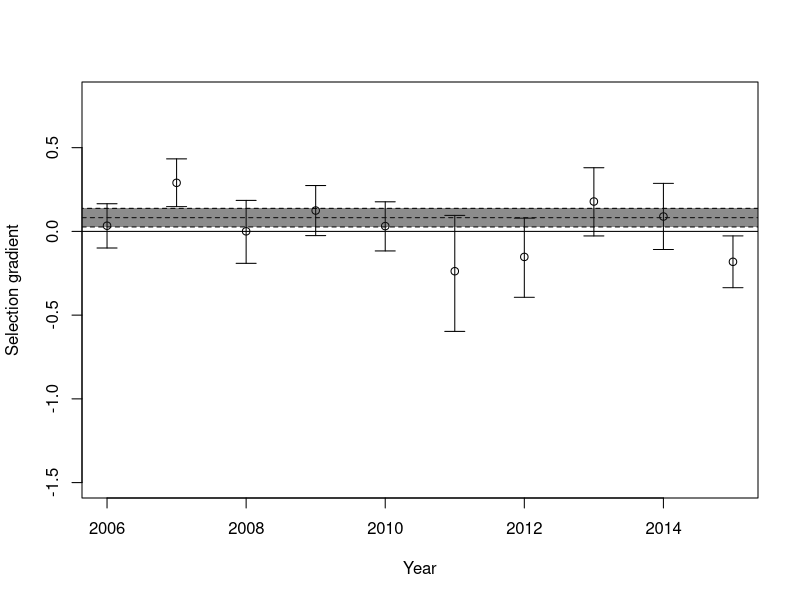
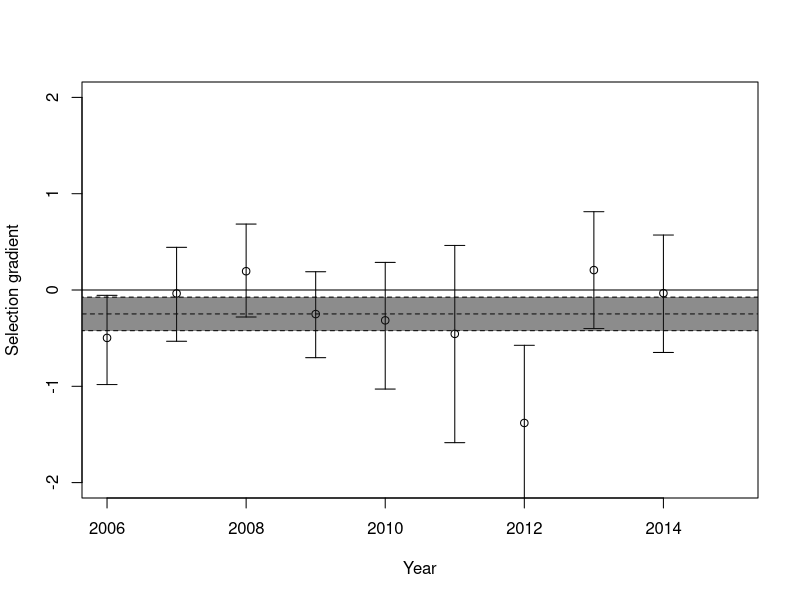

Here is the R script that generated these plots, in order: (Note: a time limit stopped this script after it produced the figures.)
library(MASS)
# YearPheno <- read.table(file = "YearPheno.txt", header=T)
# 
# SelByYear <- vector(length = 2015-2006)
# SeSelByYear <- vector(length = 2015-2006)
# CISelByYear <- matrix(NA,nrow=2,ncol=2015-2005)
# for (t in 2006:2015)
# {
#   m0 <- glm(Fitness ~ 1 + StMass + Sex +Age , data=YearPheno[YearPheno$Year==t,], family=quasipoisson)
#   SelByYear[t-2005] <- coefficients(m0)[2]
#   sm0<-summary(m0)
#   SeSelByYear[t-2005] <- sm0$coefficients[2,2]
#   if(t<2015) {CISelByYear[,t-2005] <- as.numeric(confint(object = m0,parm = "StMass"))}else{
#     CISelByYear[,t-2005] <- c(SelByYear[t-2005]-1.96*SeSelByYear[t-2005],SelByYear[t-2005]+1.96*SeSelByYear[t-2005])
#   }
# }
# plot(SelByYear, x=2006:2015, ylim=c(-1.5,0.8), xlab="Year", ylab = "Selection gradient")
# abline(h=0)
# arrows(x0 = 2006:2015,x1 = 2006:2015,code = 3, y0 = CISelByYear[1,],
#        y1 = CISelByYear[2,], angle = 90,length = 0.1)
# m0all <- glm(Fitness ~ 1 + StMass + Sex +Age , data=YearPheno, family=quasipoisson)
# abline(h=coefficients(m0all)[2], lty=2)
# sm0all <- summary(m0all)
# lowm0all <- coefficients(m0all)[2]+1.96*sm0all$coefficients[2,2]
# highm0all <- coefficients(m0all)[2]-1.96*sm0all$coefficients[2,2]
# polygon(x=c(2005,2016,2016,2005),y=c(lowm0all,lowm0all, highm0all, highm0all),
#         fillOddEven = TRUE, col=rgb(0.1,0.1,0.1,0.5), lty=2)
# 
# 
# 
# 
# summary(glm(Fitness ~ 1 + StMass + Sex +Age , data=YearPheno, family=poisson))
# 
# mmRRfitness <- glmer(Fitness ~ 1 + StMass + Sex + Age +(1+Mass|Year), data=YearPheno[!is.na(YearPheno$StMass),], family=poisson)
# mmRIfitness <- glmer(Fitness ~ 1 + StMass + Sex + Age +(1|Year), data=YearPheno[!is.na(YearPheno$StMass),], family=poisson)
# mmRnoCorfitness <- glmer(Fitness ~ 1 + StMass + Sex + Age +(1|Year) + (0+StMass|Year), data=YearPheno[!is.na(YearPheno$StMass),], family=poisson)
# 
# summary(mmRRfitness)
# summary(mmRnoCorfitness)
# logLik(mmRRfitness)
# logLik(mmRIfitness)
# anova(mmRIfitness,mmRRfitness)
# anova(mmRIfitness,mmRnoCorfitness)
# anova(mmRRfitness,mmRnoCorfitness)
# CImmRnoCorfitness <- confint(mmRnoCorfitness)
# 
# points(x=2006:2015,y=unlist(coefficients(mmRnoCorfitness)$Year["StMass"]))
# 
# 
# 
# prior0 <- list(G=list(G1= list(V=0.00001*diag(2), nu=2)), R=list(V=diag(1),nu=1))
# m0 <- MCMCglmm(fixed = Fitness ~ 1 + Sex + Age + StMass,
#                random = ~ us(1+StMass):Year, prior= prior0, family="poisson",
#                data=YearPheno[!is.na(YearPheno$StMass),], nitt = 110000, burnin = 10000, thin = 100)
# summary(m0)
# autocorr(m0$VCV)
# plot(m0)
# 
# 
# ##### Fitness components ####
# 
# SelByYearPhi <- vector(length = 2015-2005)
# SeSelByYearPhi <- vector(length = 2015-2005)
# CISelByYearPhi <- matrix(NA,nrow=2,ncol=2015-2005)
# 
# for (t in 2006:2014)
# {
#   m0 <- glm(Phi ~ 1 + StMass + Sex +Age , data=YearPheno[YearPheno$Year==t,], family=binomial)
#   SelByYearPhi[t-2005] <- coefficients(m0)[2]
#   CISelByYearPhi[,t-2005]<-as.numeric(confint(m0,parm="StMass"))
#   sm0<-summary(m0)
#   SeSelByYearPhi[t-2005] <- sm0$coefficients[2,2]
# }
# SelByYearPhi[10] <- NA
# SeSelByYearPhi[10] <- NA
# plot(SelByYearPhi, x=2006:2015, ylim=c(-2,2), xlab="Year", ylab = "Selection gradient")
# abline(h=0)
# arrows(x0 = 2006:2015,x1 = 2006:2015,code = 3, y0 = CISelByYearPhi[1,],
#        y1 = CISelByYearPhi[2,], angle = 90,length = 0.1)
# m0allphi <- glm(Phi ~ 1 + StMass + Sex +Age , data=YearPheno[YearPheno$Year<2015,], family=binomial)
# abline(h=coefficients(m0allphi)[2], lty=2)
# sm0allphi <- summary(m0allphi)
# lowm0allphi <- coefficients(m0allphi)[2]+1.96*sm0allphi$coefficients[2,2]
# highm0allphi <- coefficients(m0allphi)[2]-1.96*sm0allphi$coefficients[2,2]
# polygon(x=c(2005,2016,2016,2005),y=c(lowm0allphi,lowm0allphi, highm0allphi, highm0allphi),
#         fillOddEven = TRUE, col=rgb(0.1,0.1,0.1,0.5), lty=2 )
# 
# summary(glm(Phi ~ 1 + Mass + Sex , data=YearPheno[YearPheno$Age=="A" & YearPheno$Year<max(YearPheno$Year),], family=binomial))
# summary(glmer(Phi ~ 1 + as.factor(Year) + Mass + Sex +(0+Mass|Year), data=YearPheno[YearPheno$Age=="A"& YearPheno$Year<max(YearPheno$Year),], family=binomial))
# 
# mmRIphi <- glmer(Phi ~ 1 + StMass + Sex + Age +(1|Year)+(0+StMass|Year), data=YearPheno, family=binomial)
# mmRnoCorphi <- glmer(Phi ~ 1 + StMass + Sex + Age + (1|Year) + (0+StMass|Year), data=YearPheno, family=binomial)
# summary(mmRnoCorphi)
# CImmRnoCorphi <- confint(mmRnoCorphi)
# 
# ##### RHO ######
# 
# SelByYearRho <- vector(length = 2015-2005)
# SeSelByYearRho <- vector(length = 2015-2005)
# CISelByYearRho <- matrix(NA,nrow=2,ncol=2015-2005)
# for (t in 2006:2015)
# {
#   m0 <- glm(Rho ~ 1 + StMass + Sex , data=YearPheno[YearPheno$Year==t & YearPheno$Age=="A",], family=quasipoisson)
#   CISelByYearRho[,t-2005]<-as.numeric(confint(m0,parm="StMass"))
#   SelByYearRho[t-2005] <- coefficients(m0)[2]
#   sm0<-summary(m0)
#   SeSelByYearRho[t-2005] <- sm0$coefficients[2,2]
# }
# plot(SelByYearRho, x=2006:2015, ylim=c(-2,2), xlab="Year", ylab = "Selection gradient")
# abline(h=0)
# sd(SelByYearRho)
# arrows(x0 = 2006:2015,x1 = 2006:2015,code = 3, y0 = CISelByYearRho[1,],
#        y1 = CISelByYearRho[2,], angle = 90,length = 0.1)
# m0allRho <- glm(Rho ~ 1 + StMass + Sex , data=YearPheno[YearPheno$Age=="A",], family=quasipoisson)
# abline(h=coefficients(m0allRho)[2], lty=2)
# sm0allRho <- summary(m0allRho)
# lowm0allRho <- coefficients(m0allRho)[2]+1.96*sm0allRho$coefficients[2,2]
# highm0allRho <- coefficients(m0allRho)[2]-1.96*sm0allRho$coefficients[2,2]
# polygon(x=c(2005,2016,2016,2005),y=c(lowm0allRho,lowm0allRho, highm0allRho, highm0allRho),
#         fillOddEven = TRUE, col=rgb(0.1,0.1,0.1,0.5), lty=2)
# 
# summary(glm(Rho ~ 1 + StMass + Sex  , data=YearPheno[YearPheno$Age=="A",], family=poisson))
# mmRIrho <- glmer(Rho ~ 1  + StMass + Sex  +(1|Year), data=YearPheno[YearPheno$Age=="A",], family=poisson)
# mmRnoCorrho <- glmer(Rho ~ 1  + StMass + Sex  +(1|Year)+(0+StMass|Year), data=YearPheno[YearPheno$Age=="A",], family=poisson)
# 
# var(SelByYearRho)+var(SelByYearPhi)+2*cov(SelByYearRho,SelByYearPhi)
# var(SelByYear)
# var(SelByYearRho+SelByYearPhi)
# cor(SelByYearRho,SelByYearPhi)
# 
# CImmRnoCorrho <- confint(mmRnoCorrho)
# 
# ###########################################
# ##################  QG ####################
# 
# library(MCMCglmm)
# library(pedantics)
# ped <- read.table(file = "ped.txt", header=TRUE)
# 
# YearPheno$animal <- YearPheno$ID
# priorBLUPS0<-list(G=list(G1=list(V=0.1, nu=0.0001),G2=list(V=0.1, nu=0.0001),G3=list(V=0.1, nu=0.0001)),
#                   R=list(V=0.1, nu=0.0001))
# mcmcBLUPS0 <- MCMCglmm(Mass ~Sex+Age,
#                        random=~animal+Mother+Year,
#                        rcov=~units,
#                        prior=priorBLUPS0,
#                        pedigree=ped,data=YearPheno,verbose=TRUE,nitt=12000,burnin=2000,thin=10,pr=TRUE)
# summary(mcmcBLUPS0)
# 
# 
# BV<-mcmcBLUPS0$Sol[,grep(pattern = "animal*",x = colnames(mcmcBLUPS0$Sol))]
# animalID<-substr(x = colnames(BV),start = 8,stop=nchar(colnames(BV)))
# colnames(BV) <- animalID
# 
# pmBV<-data.frame(animalID,posterior.mode(BV))
# names(pmBV)<-c("ID","pBV")
# mpmBV<-merge(x = pmBV,y = YearPheno,by="ID",all.y=TRUE, all.x = FALSE)
# plot(mpmBV$Year,mpmBV$pBV)
# 
# BVextend <- BV[,mpmBV$ID]# duplicates posterior distribution for ind present in multiple years
# 
# lmBV<-as.mcmc(apply(BVextend,MARGIN = 1,function(x){coef(lm(x~1+mpmBV$Year))[2]}))
# 
# library(mgcv)
# 
# bvplotlist <- list()
# for (i in 1:nrow(BVextend))
# {
#   damdat<- data.frame(bv=BVextend[i,],t=mpmBV$Year)
#   gm0 <- gam(bv~1+s(t),data=damdat)
#   plotgm0 <- plot.gam(gm0,n = 20)
#   bvplotlist[[i]] <- cbind(plotgm0[[1]]$x,plotgm0[[1]]$fit)
# }
# plot(x=0,xlim=c(2006,2015),ylim=c(-2,2),type="n")
# trashidontwantyou<-lapply(bvplotlist, function(x){lines(x[,1],x[,2], col=rgb(0.1,0.1,0.1,alpha = 0.1))})
# 
# bvpairwise <- as.data.frame(matrix(NA, nrow= nrow(BVextend), ncol = 2015-2006))
# names(bvpairwise) <- 2007:2015
# for (i in 1:nrow(BVextend))
# {
#   damdat<- data.frame(bv=BVextend[i,],t=mpmBV$Year)
#   lm(bv~1+t,data=damdat[damdat$t==2006 | damdat$t==2007,])
#   mean(damdat$bv[damdat$t==2007])-mean(damdat$bv[damdat$t==2006])
#   tmeanbv <- tapply(damdat$bv,damdat$t,mean)
#   bvpairwise[i,] <- tmeanbv[-1]-tmeanbv[-10]
# }
# 
# boxplot(bvpairwise)
# abline(h=0)
# 
# #### BIV ANIMAL MODEL ALL YEARS #### (SCARY) # For Mass ####
# 
# nucovM <- 3
# nucovF <- 3
# nucovMF <- 10^8
# spePriornu <- matrix(c(nucovF,nucovMF,nucovMF,nucovMF,nucovMF,nucovM,nucovMF,nucovM,nucovMF),nrow = 3,byrow = T)
# 
# covAM <- 0
# covAMF <- 0
# vAF <- 1
# vAM <- posterior.mode(mcmcBLUPS0$VCV[,"animal"])
# Gcovvar <- matrix(c(vAF,covAMF,covAMF,covAMF,vAM,covAM,covAMF,covAM,vAM),nrow = 3,byrow = T)
# 
# covAM <- 0
# covAMF <- 0
# vAF <- 1
# vIM <- posterior.mode(mcmcBLUPS0$VCV[,"ID"])
# Gcovvar <- matrix(c(vAF,covAMF,covAMF,covAMF,vAM,covAM,covAMF,covAM,vAM),nrow = 3,byrow = T)
# 
# 
# priorAllYears <- list(G=list(G1=list(V=Gcovvar, nu=11, alpha.mu=rep(0,11), alpha.V=diag(11)*1000, fix =2),
#                              G2=list(V=diag(11), nu=11, alpha.mu=rep(0,11), alpha.V=diag(11)*1000, fix =2),
#                              G3=list(V=diag(11), nu=11, alpha.mu=rep(0,11), alpha.V=diag(11)*1000, fix =2),
#                              G4=list(V=diag(1), nu=0.001)),
#                       R=list(V=diag(11), nu=11, fix =2))
# 
# mcmcBivAllYears <- MCMCglmm(cbind(Fitness,M2006,M2007,M2008,M2009,M2010,M2011,M2012,M2013,M2014,M2015) ~ trait-1+Sex+Age+at.level(trait,c(1)):(Sex+Age),
#                             random=~us(trait):animal+us(trait):ID+us(trait):Mother+us(at.level(trait,c(11))):Year,
#                             rcov=~us(trait):units, family=rep("gaussian",11),
#                             prior=priorAllYears,
#                             pedigree=ped,data=YearPheno,verbose=TRUE,nitt=120000,burnin=20000,thin=100)
# summary(mcmcBivAllYears)
# save(mcmcBivAllYears,file = "mcmcBivAllYears1")
# 

############################################################################################################
######################################### Asymptotic mass analysis #########################################
############################################################################################################
setwd(dir = "/home/timothee/Documents/GitHub/FluctuatingSelectionForPubli/")
library(MASS)
library(lme4)
YearPheno <- read.table(file = "YearPheno.txt", header=T)

head(YearPheno)

repetM <- lmer(formula = Mass ~ 1 + Sex + RelativeJulian + I(RelativeJulian^2) + (1|ID) + (1|Year), data=YearPheno[YearPheno$Age=="A",])
summary(repetM)

6.76/(11.2+6.76)
7.1/(7.1+10.8)
9.5/(9.5+11.3)
getME(object = repetM, "Lambda")
vcov(repetM)

SelAByYear <- vector(length = 2015-2006)
SeSelAByYear <- vector(length = 2015-2006)
CISelAByYear <- matrix(NA,nrow=2,ncol=2015-2005)
for (t in 2006:2015)
{
  m0 <- glm(Fitness ~ 1 + Ast + Sex +Age , data=YearPheno[YearPheno$Year==t,], family=quasipoisson)
  SelAByYear[t-2005] <- coefficients(m0)[2]
  sm0<-summary(m0)
  SeSelAByYear[t-2005] <- sm0$coefficients[2,2]
  if(t<2015) {CISelAByYear[,t-2005] <- as.numeric(confint(object = m0,parm = "Ast"))}else{
    CISelAByYear[,t-2005] <- c(SelAByYear[t-2005]-1.96*SeSelAByYear[t-2005],SelAByYear[t-2005]+1.96*SeSelAByYear[t-2005])
  }
}
plot(SelAByYear, x=2006:2015, ylim=c(-1.5,0.8), xlab="Year", ylab = "Selection gradient")
abline(h=0)
arrows(x0 = 2006:2015,x1 = 2006:2015,code = 3, y0 = CISelAByYear[1,],
       y1 = CISelAByYear[2,], angle = 90,length = 0.1)
m0all <- glm(Fitness ~ 1 + Ast + Sex +Age , data=YearPheno, family=quasipoisson)
abline(h=coefficients(m0all)[2], lty=2)
sm0all <- summary(m0all)
lowm0all <- coefficients(m0all)[2]+1.96*sm0all$coefficients[2,2]
highm0all <- coefficients(m0all)[2]-1.96*sm0all$coefficients[2,2]
polygon(x=c(2005,2016,2016,2005),y=c(lowm0all,lowm0all, highm0all, highm0all),
        fillOddEven = TRUE, col=rgb(0.1,0.1,0.1,0.5), lty=2)


mmARRfitness <- glmer(Fitness ~ 1 + Ast + Sex +  Age +(1+Ast|Year),
                      data=YearPheno, family=poisson, na.action = "na.omit")
mmARIfitness <- glmer(Fitness ~ 1 + Ast + Sex +  Age  +(1|Year), data=YearPheno, family=poisson, na.action = "na.omit")
mmARnoCorfitness <- glmer(Fitness ~ 1 + Ast + Sex +  Age  +(1|Year) + (0+Ast|Year),
                          data=YearPheno, family=poisson, na.action = "na.omit")

summary(mmARRfitness)
anova(mmARRfitness,mmARnoCorfitness)
smmARnoCorfitness <- summary(mmARnoCorfitness)
fitnessAanova <- anova(mmARIfitness,mmARnoCorfitness)

CImmARnoCorfitness <- confint(mmARnoCorfitness)
                         
##### Fitness components ####
### AD + Juv
SelAByYearPhi <- vector(length = 2015-2005)
SeSelAByYearPhi <- vector(length = 2015-2005)
CISelAByYearPhi <- matrix(NA,nrow=2,ncol=2015-2005)

for (t in 2006:2014)
{
  m0 <- glm(Phi ~ 1 + Ast + Sex +Age , data=YearPheno[YearPheno$Year==t,], family=binomial)
  SelAByYearPhi[t-2005] <- coefficients(m0)[2]
  CISelAByYearPhi[,t-2005]<-as.numeric(confint(m0,parm="Ast"))
  sm0<-summary(m0)
  SeSelAByYearPhi[t-2005] <- sm0$coefficients[2,2]
}
SelAByYearPhi[10] <- NA
SeSelAByYearPhi[10] <- NA
plot(SelAByYearPhi, x=2006:2015, ylim=c(-2,2), xlab="Year", ylab = "Selection gradient")
abline(h=0)
arrows(x0 = 2006:2015,x1 = 2006:2015,code = 3, y0 = CISelAByYearPhi[1,],
       y1 = CISelAByYearPhi[2,], angle = 90,length = 0.1)
m0allphi <- glm(Phi ~ 1 + Ast + Sex +Age , data=YearPheno[YearPheno$Year<2015,], family=binomial)
abline(h=coefficients(m0allphi)[2], lty=2)
sm0allphi <- summary(m0allphi)
lowm0allphi <- coefficients(m0allphi)[2]+1.96*sm0allphi$coefficients[2,2]
highm0allphi <- coefficients(m0allphi)[2]-1.96*sm0allphi$coefficients[2,2]
polygon(x=c(2005,2016,2016,2005),y=c(lowm0allphi,lowm0allphi, highm0allphi, highm0allphi),
        fillOddEven = TRUE, col=rgb(0.1,0.1,0.1,0.5), lty=2 )

summary(glm(Phi ~ 1 + A + Sex , data=YearPheno[YearPheno$Age=="A" & YearPheno$Year<max(YearPheno$Year),], family=binomial))
summary(glmer(Phi ~ 1 + as.factor(Year) + A + Sex +(0+A|Year), data=YearPheno[YearPheno$Age=="A"& YearPheno$Year<max(YearPheno$Year),], family=binomial))

mmRIphi <- glmer(Phi ~ 1 + Ast + Sex + Age +(1|Year), data=YearPheno, family=binomial)
mmRnoCorphi <- glmer(Phi ~ 1 + Ast + Sex + Age + (1|Year) + (0+Ast|Year), data=YearPheno, family=binomial)
  smmRnoCorphi <- summary(mmRnoCorphi)
CImmRnoCorphi <- confint(mmRnoCorphi)

PhiAanova <- anova(mmRIphi,mmRnoCorphi)

#### Ad only
SelAByYearPhiAd <- vector(length = 2015-2005)
SeSelAByYearPhiAd <- vector(length = 2015-2005)
CISelAByYearPhiAd <- matrix(NA,nrow=2,ncol=2015-2005)

for (t in 2006:2014)
{
  m0 <- glm(Phi ~ 1 + Ast + Sex , data=YearPheno[YearPheno$Year==t & YearPheno$Age=="A",], family=binomial)
  SelAByYearPhiAd[t-2005] <- coefficients(m0)[2]
  CISelAByYearPhiAd[,t-2005]<-as.numeric(confint(m0,parm="Ast"))
  sm0<-summary(m0)
  SeSelAByYearPhiAd[t-2005] <- sm0$coefficients[2,2]
}
SelAByYearPhiAd[10] <- NA
SeSelAByYearPhiAd[10] <- NA
plot(SelAByYearPhiAd, x=2006:2015, ylim=c(-2,2), xlab="Year", ylab = "Selection gradient")
abline(h=0)
arrows(x0 = 2006:2015,x1 = 2006:2015,code = 3, y0 = CISelAByYearPhiAd[1,],
       y1 = CISelAByYearPhiAd[2,], angle = 90,length = 0.1)
m0allphiAd <- glm(Phi ~ 1 + Ast + Sex , data=YearPheno[YearPheno$Year<2015 & YearPheno$Age=="A",], family=binomial)
abline(h=coefficients(m0allphiAd)[2], lty=2)
sm0allphiAd <- summary(m0allphiAd)
lowm0allphiAd <- coefficients(m0allphiAd)[2]+1.96*sm0allphiAd$coefficients[2,2]
highm0allphiAd <- coefficients(m0allphiAd)[2]-1.96*sm0allphiAd$coefficients[2,2]
polygon(x=c(2005,2016,2016,2005),y=c(lowm0allphiAd,lowm0allphiAd, highm0allphiAd, highm0allphiAd),
        fillOddEven = TRUE, col=rgb(0.1,0.1,0.1,0.5), lty=2 )

mmRIphiAd <- glmer(Phi ~ 1 + Ast + Sex +(1|Year), data=YearPheno[YearPheno$Age=="A",], family=binomial)
mmRnoCorphiAd <- glmer(Phi ~ 1 + Ast + Sex + (1|Year) + (0+Ast|Year), data=YearPheno[YearPheno$Age=="A",], family=binomial)
smmRnoCorphiAd <- summary(mmRnoCorphiAd)
CImmRnoCorphiAd <- confint(mmRnoCorphiAd)

anova(mmRIphiAd,mmRnoCorphiAd)

### Juvenile only
SelAByYearPhiJuv <- vector(length = 2015-2005)
SeSelAByYearPhiJuv <- vector(length = 2015-2005)
CISelAByYearPhiJuv <- matrix(NA,nrow=2,ncol=2015-2005)

for (t in 2006:2014)
{
  m0 <- glm(Phi ~ 1 + Ast + Sex , data=YearPheno[YearPheno$Year==t & YearPheno$Age=="J",], family=binomial)
  SelAByYearPhiJuv[t-2005] <- coefficients(m0)[2]
  CISelAByYearPhiJuv[,t-2005]<-as.numeric(confint(m0,parm="Ast"))
  sm0<-summary(m0)
  SeSelAByYearPhiJuv[t-2005] <- sm0$coefficients[2,2]
}
SelAByYearPhiJuv[10] <- NA
SeSelAByYearPhiJuv[10] <- NA
plot(SelAByYearPhiJuv, x=2006:2015, ylim=c(-2,2), xlab="Year", ylab = "Selection gradient")
abline(h=0)
arrows(x0 = 2006:2015,x1 = 2006:2015,code = 3, y0 = CISelAByYearPhiJuv[1,],
       y1 = CISelAByYearPhiJuv[2,], angle = 90,length = 0.1)
m0allphiJuv <- glm(Phi ~ 1 + Ast + Sex , data=YearPheno[YearPheno$Year<2015 & YearPheno$Age=="J",], family=binomial)
abline(h=coefficients(m0allphiJuv)[2], lty=2)
sm0allphiJuv <- summary(m0allphiJuv)
lowm0allphiJuv <- coefficients(m0allphiJuv)[2]+1.96*sm0allphiJuv$coefficients[2,2]
highm0allphiJuv <- coefficients(m0allphiJuv)[2]-1.96*sm0allphiJuv$coefficients[2,2]
polygon(x=c(2005,2016,2016,2005),y=c(lowm0allphiJuv,lowm0allphiJuv, highm0allphiJuv, highm0allphiJuv),
        fillOddEven = TRUE, col=rgb(0.1,0.1,0.1,0.5), lty=2 )

mmRIphiJuv <- glmer(Phi ~ 1 + Ast + Sex +(1|Year), data=YearPheno[YearPheno$Age=="J",], family=binomial)
mmRnoCorphiJuv <- glmer(Phi ~ 1 + Ast + Sex + (1|Year) + (0+Ast|Year), data=YearPheno[YearPheno$Age=="J",], family=binomial)
smmRnoCorphiJuv <- summary(mmRnoCorphiJuv)
CImmRnoCorphiJuv <- confint(mmRnoCorphiJuv)

anova(mmRIphiJuv,mmRnoCorphiJuv)


#####  RHO ######

SelAByYearRho <- vector(length = 2015-2005)
SeSelAByYearRho <- vector(length = 2015-2005)
CISelAByYearRho <- matrix(NA,nrow=2,ncol=2015-2005)
for (t in 2006:2015)
{
  m0 <- glm(Rho ~ 1 + Ast + Sex , data=YearPheno[YearPheno$Year==t & YearPheno$Age=="A",], family=quasipoisson)
  CISelAByYearRho[,t-2005]<-as.numeric(confint(m0,parm="Ast"))
  SelAByYearRho[t-2005] <- coefficients(m0)[2]
  sm0<-summary(m0)
  SeSelAByYearRho[t-2005] <- sm0$coefficients[2,2]
}
plot(SelAByYearRho, x=2006:2015, ylim=c(-2,2), xlab="Year", ylab = "Selection gradient")
abline(h=0)
arrows(x0 = 2006:2015,x1 = 2006:2015,code = 3, y0 = CISelAByYearRho[1,],
       y1 = CISelAByYearRho[2,], angle = 90,length = 0.1)
m0allRho <- glm(Rho ~ 1 + Ast + Sex , data=YearPheno[YearPheno$Age=="A",], family=quasipoisson)
abline(h=coefficients(m0allRho)[2], lty=2)
sm0allRho <- summary(m0allRho)
lowm0allRho <- coefficients(m0allRho)[2]+1.96*sm0allRho$coefficients[2,2]
highm0allRho <- coefficients(m0allRho)[2]-1.96*sm0allRho$coefficients[2,2]
polygon(x=c(2005,2016,2016,2005),y=c(lowm0allRho,lowm0allRho, highm0allRho, highm0allRho),
        fillOddEven = TRUE, col=rgb(0.1,0.1,0.1,0.5), lty=2)

summary(glm(Rho ~ 1 + Ast + Sex  , data=YearPheno[YearPheno$Age=="A",], family=poisson))
mmRIrho <- glmer(Rho ~ 1  + Ast + Sex  +(1|Year), data=YearPheno[YearPheno$Age=="A",], family=poisson)
mmRnoCorrho <- glmer(Rho ~ 1  + Ast + Sex  +(1|Year)+(0+Ast|Year), data=YearPheno[YearPheno$Age=="A",], family=poisson)

var(SelAByYear)
var(SelAByYearRho+SelAByYearPhi, na.rm = T)
cor.test(SelAByYearRho,SelAByYearPhi)
smmRnoCorrho <- summary(mmRnoCorrho)
RhoAanova <- anova(mmRIrho,mmRnoCorrho)

CImmRnoCorrho <- confint(mmRnoCorrho)


#### Dynamics of phenotype! ####
plot(tapply(X = YearPheno$A, INDEX = YearPheno$Year, function(x){mean(x,na.rm=TRUE)}))
plot(tapply(X = YearPheno$A, INDEX = YearPheno$Year, function(x){sd(x,na.rm=TRUE)}))
